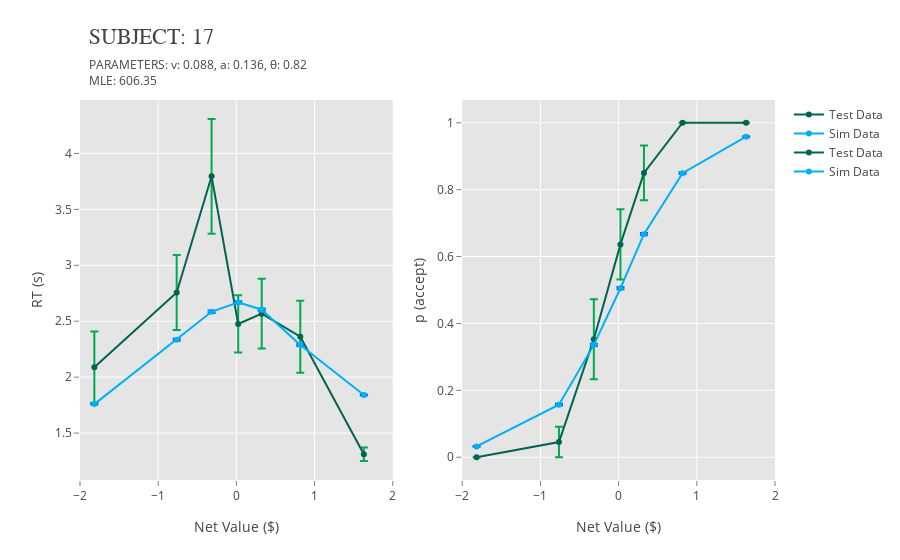

Notebook code for this chart:
### Markdown cell above
**Enter subject number to check fit**

---
- subject #s = 0-22
- decent fits: 7-10, 14
---
Can also use `plotly_rt()` or `plotly_choice()` to get single plots

### Code cell
plotly_combined(17)

### Figure 1 — Plotly figure (JSON) as saved in the notebook; plotly's stock layout.template omitted (floating-point values rounded to 4 significant figures)
{"data": [{"error_y": {"array": [0.3186, 0.3357, 0.5125, 0.2559, 0.3121, 0.322, 0.06071], "color": "rgb(0,170,80)", "type": "data", "visible": true}, "line": {"color": "rgb(0,100,80)"}, "mode": "lines+markers", "name": "Test Data", "type": "scatter", "x": [-1.816, -0.7632, -0.3171, 0.02318, 0.324, 0.8175, 1.63], "y": [2.089, 2.757, 3.795, 2.475, 2.568, 2.362, 1.311]}, {"error_y": {"array": [0.004341, 0.00801, 0.01089, 0.01001, 0.01012, 0.009123, 0.00521], "color": "rgb(0,100,246)", "type": "data", "visible": true}, "line": {"color": "rgb(0,176,246)"}, "mode": "lines+markers", "name": "Sim Data", "type": "scatter", "x": [-1.816, -0.7632, -0.3171, 0.02318, 0.324, 0.8175, 1.63], "y": [1.759, 2.334, 2.584, 2.668, 2.603, 2.287, 1.84]}, {"error_y": {"array": [0, 0.04545, 0.1195, 0.105, 0.08192, 0, 0], "color": "rgb(0,170,80)", "type": "data", "visible": true}, "line": {"color": "rgb(0,100,80)"}, "mode": "lines+markers", "name": "Test Data", "type": "scatter", "x": [-1.816, -0.7632, -0.3171, 0.02318, 0.324, 0.8175, 1.63], "xaxis": "x2", "y": [0, 0.04545, 0.3529, 0.6364, 0.85, 1, 1], "yaxis": "y2"}, {"error_y": {"array": [0.00106, 0.002454, 0.003625, 0.003375, 0.003335, 0.002828, 0.00132], "color": "rgb(0,100,246)", "type": "data", "visible": true}, "line": {"color": "rgb(0,176,246)"}, "mode": "lines+markers", "name": "Sim Data", "type": "scatter", "x": [-1.816, -0.7632, -0.3171, 0.02318, 0.324, 0.8175, 1.63], "xaxis": "x2", "y": [0.0325, 0.1572, 0.3359, 0.5053, 0.6668, 0.8493, 0.9582], "yaxis": "y2"}], "layout": {"annotations": [{"showarrow": false, "text": "PARAMETERS: v: 0.088, a: 0.136, θ: 0.82", "x": 0.01, "xref": "paper", "y": 1.12, "yref": "paper"}, {"showarrow": false, "text": "MLE: 606.35", "x": 0.01, "xref": "paper", "y": 1.08, "yref": "paper"}, {"font": {"family": "Arial, sans-serif", "size": 22}, "showarrow": false, "text": "SUBJECT: 17", "x": 0.01, "xref": "paper", "y": 1.2, "yref": "paper"}], "paper_bgcolor": "rgb(255,255,255)", "plot_bgcolor": "rgb(229,229,229)", "xaxis": {"domain": [0, 0.45], "gridcolor": "rgb(255,255,255)", "range": [-2, 2], "showgrid": true, "showline": false, "showticklabels": true, "tickcolor": "rgb(127,127,127)", "ticks": "outside", "title": "Net Value ($)", "zeroline": false}, "xaxis2": {"domain": [0.55, 1], "gridcolor": "rgb(255,255,255)", "range": [-2, 2], "showgrid": true, "showline": false, "showticklabels": true, "tickcolor": "rgb(127,127,127)", "ticks": "outside", "title": "Net Value ($)", "zeroline": false}, "yaxis1": {"anchor": "x1", "gridcolor": "rgb(255,255,255)", "range": [0], "showgrid": true, "showline": false, "showticklabels": true, "tickcolor": "rgb(127,127,127)", "ticks": "outside", "title": "RT (s)", "zeroline": false}, "yaxis2": {"anchor": "x2", "gridcolor": "rgb(255,255,255)", "range": [0], "showgrid": true, "showline": false, "showticklabels": true, "tickcolor": "rgb(127,127,127)", "ticks": "outside", "title": "p (accept)", "zeroline": false}}}
